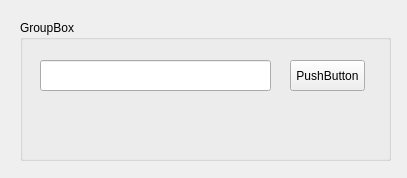
<?xml version="1.0" encoding="UTF-8"?>
<ui version="4.0">
 <class>MainWindow</class>
 <widget class="QMainWindow" name="MainWindow">
  <property name="geometry">
   <rect>
    <x>0</x>
    <y>0</y>
    <width>407</width>
    <height>178</height>
   </rect>
  </property>
  <property name="windowTitle">
   <string>MainWindow</string>
  </property>
  <widget class="QWidget" name="centralwidget">
   <widget class="QGroupBox" name="groupBox">
    <property name="geometry">
     <rect>
      <x>20</x>
      <y>20</y>
      <width>371</width>
      <height>141</height>
     </rect>
    </property>
    <property name="title">
     <string>GroupBox</string>
    </property>
    <widget class="QLineEdit" name="lineEdit">
     <property name="geometry">
      <rect>
       <x>20</x>
       <y>40</y>
       <width>231</width>
       <height>31</height>
      </rect>
     </property>
    </widget>
    <widget class="QPushButton" name="pushButton">
     <property name="geometry">
      <rect>
       <x>270</x>
       <y>40</y>
       <width>75</width>
       <height>31</height>
      </rect>
     </property>
     <property name="text">
      <string>PushButton</string>
     </property>
    </widget>
   </widget>
  </widget>
 </widget>
 <resources/>
 <connections/>
</ui>
